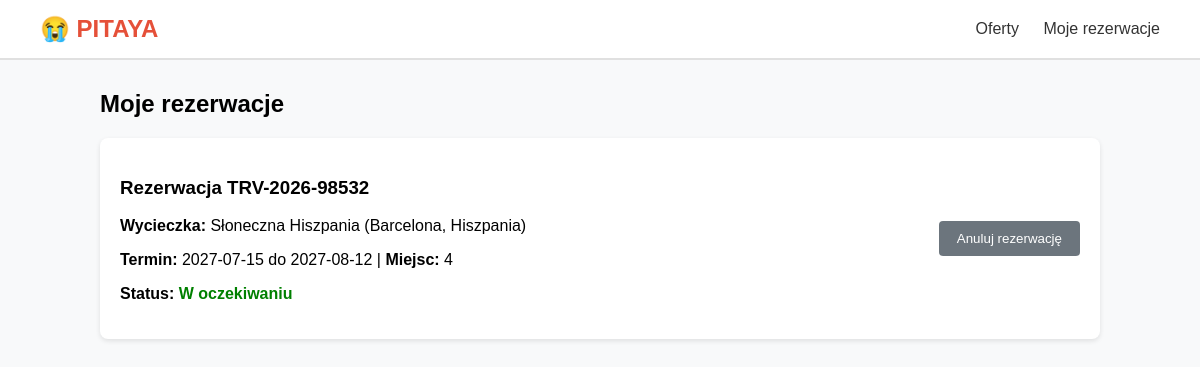
/moje-rezerwacje, run on the app's committed database.
### tables this page shows
CREATE TABLE Rezerwacje (
    nrRezerwacji VARCHAR(14) PRIMARY KEY,
    dataUtworzenia DATE NOT NULL,
    status VARCHAR(60) NOT NULL,
    dataOd DATE NOT NULL,
    dataDo DATE NOT NULL,
    liczbaMiejsc INTEGER NOT NULL,
    idKlienta INTEGER NOT NULL,
    idOferty INTEGER NOT NULL,
    FOREIGN KEY (idKlienta) REFERENCES Klienci(idKlienta),
    FOREIGN KEY (idOferty) REFERENCES Oferty(idOferty)
);

CREATE TABLE Oferty (
    idOferty INTEGER PRIMARY KEY AUTOINCREMENT,
    nazwa VARCHAR(100) NOT NULL,
    opis VARCHAR(400) NOT NULL,
    lokacja VARCHAR(100) NOT NULL,
    cena DECIMAL(6,2) NOT NULL,
    iloscDni INTEGER NOT NULL,
    iloscNocy INTEGER NOT NULL
);

### controllers/rezerwacje_controller.py (the view)
@rezerwacje_bp.route('/moje-rezerwacje')
def moje_rezerwacje():
    rezerwacje = pobierz_rezerwacje_klienta(DEMO_KLIENT_ID)
    return render_template('rezerwacje/moje_rezerwacje.html', rezerwacje=rezerwacje)

### db.py (called while the page is built)
def get_db():
    conn = sqlite3.connect(DATABASE)
    conn.row_factory = sqlite3.Row
    return conn

### models/rezerwacja.py (called while the page is built)
def pobierz_rezerwacje_klienta(id_klienta):
    db = get_db()
    query = """
        SELECT r.*, o.nazwa AS nazwa_oferty, o.lokacja, o.cena
        FROM Rezerwacje r
        JOIN Oferty o ON r.idOferty = o.idOferty
        WHERE r.idKlienta = ?
        ORDER BY r.dataUtworzenia DESC
    """
    cursor = db.execute(query, (id_klienta,))
    rezerwacje = cursor.fetchall()
    db.close()
    return rezerwacje

### templates/rezerwacje/moje_rezerwacje.html
{% extends 'base.html' %}
{% block content %}
<h2>Moje rezerwacje</h2>
{% if not rezerwacje %}
    <p>Brak historii rezerwacji.</p>
{% else %}
    {% for r in rezerwacje %}
    <div class="card" style="display: flex; justify-content: space-between; align-items: center;">
        <div>
            <h3>Rezerwacja {{ r.nrRezerwacji }}</h3>
            <p><strong>Wycieczka:</strong> {{ r.nazwa_oferty }} ({{ r.lokacja }})</p>
            <p><strong>Termin:</strong> {{ r.dataOd }} do {{ r.dataDo }} | <strong>Miejsc:</strong> {{ r.liczbaMiejsc }}</p>
            <p><strong>Status:</strong>
                <span style="font-weight: bold; color: {% if r.status == 'Anulowane' %}red{% else %}green{% endif %};">
                    {{ r.status }}
                </span>
            </p>
        </div>
        <div>
            {% if r.status != 'Anulowane' %}
            <form method="POST" action="/moje-rezerwacje/anuluj/{{ r.nrRezerwacji }}">
                <button type="submit" class="btn btn-secondary" onclick="return confirm('Czy na pewno chcesz anulować?')">Anuluj rezerwację</button>
            </form>
            {% endif %}
        </div>
    </div>
    {% endfor %}
{% endif %}
{% endblock %}

### templates/base.html (style rules this page uses)
body { font-family: Arial, sans-serif; margin: 0; padding: 0; background-color: #f8f9fa; }
.card { background: white; padding: 20px; border-radius: 8px; box-shadow: 0 2px 5px rgba(0,0,0,0.1); margin-bottom: 20px; }
.btn { background-color: #e55039; color: white; padding: 10px 18px; border: none; border-radius: 4px; cursor: pointer; text-decoration: none; display: inline-block; }
.btn-secondary { background-color: #6c757d; }

### data on the page
Rezerwacje: nrRezerwacji "TRV-2026-98532", nazwa_oferty "Słoneczna Hiszpania", lokacja "Barcelona, Hiszpania", dataOd "2027-07-15", dataDo "2027-08-12", liczbaMiejsc "4", status "W oczekiwaniu"
